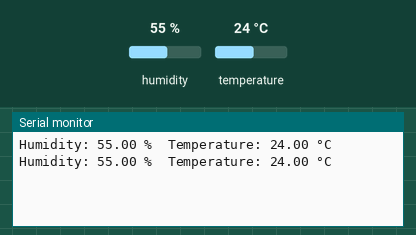
The sketch below on a simulated ESP8266 (NodeMCU). Shown: the last lines printed to the serial monitor. Inputs (shaded band) come from the test bench; at power-on: humidity 55 %, temperature 24 °C.

Above: at 4.8 s.
4.9 s: humidity set to 22 %
At 6.6 s:
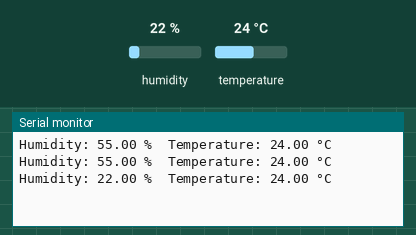
7.9 s: temperature set to 12 °C
At 9.0 s:
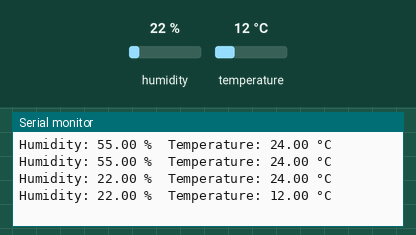
10.9 s: humidity set to 40 %
At 12.5 s:
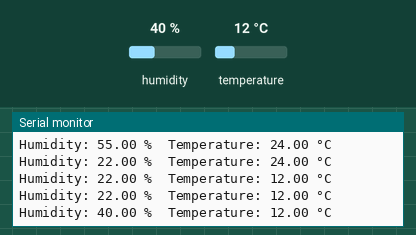
Timing chart, 0 to 14.0 s (numbered marks = the images above; inputs shaded):
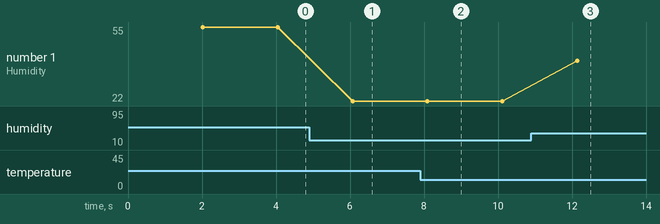

Measured:
- after the input at 4.9 s, the serial monitor: prints a new line after 1.2 s (image 1)
- after the input at 7.9 s, the serial monitor: prints a new line after 0.19 s (image 2)
- after the input at 10.9 s, the serial monitor: prints a new line after 1.2 s (image 3)
- plotted number 1: 55 → 22 after the input at 4.9 s, 22 → 40 after the input at 10.9 s

The sketch:

DHT11.ino
```cpp
#include <DHT.h>
#include <ESP8266WiFi.h>

#define DHTPIN D4         // DHT11 data pin connected to GPIO2 (D4 on NodeMCU)
#define DHTTYPE DHT11     // DHT11 sensor type

DHT dht(DHTPIN, DHTTYPE);

void setup() {
  Serial.begin(115200);
  dht.begin();
}

void loop() {
  delay(2000);  // Sensor reading delay

  float h = dht.readHumidity();
  float t = dht.readTemperature();  // Temperature in Celsius

  if (isnan(h) || isnan(t)) {
    Serial.println("Failed to read from DHT sensor!");
    return;
  }

  Serial.print("Humidity: ");
  Serial.print(h);
  Serial.print(" %\t");

  Serial.print("Temperature: ");
  Serial.print(t);
  Serial.println(" °C");
}
```
